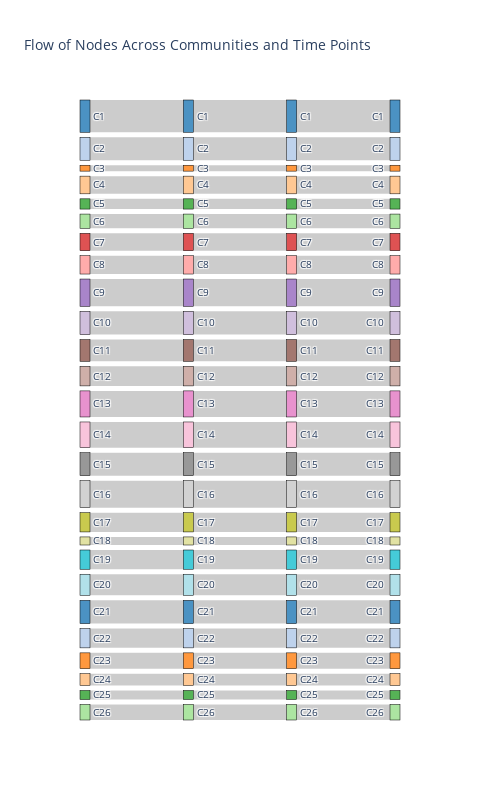

Notebook code for this chart:
### Markdown cell above
## Community structure change sankey

### Code cell
plot_sankey(communities_sorted, n_segments=len(extensions))

### Figure 1 — Plotly figure (JSON) as saved in the notebook; plotly's stock layout.template omitted (floating-point values rounded to 4 significant figures)
{"data": [{"link": {"source": [0, 36, 40, 44, 48, 52, 56, 60, 64, 68, 72, 4, 76, 80, 84, 88, 92, 96, 100, 8, 12, 16, 20, 24, 28, 32, 1, 37, 41, 45, 49, 53, 57, 61, 65, 69, 73, 5, 77, 81, 85, 89, 93, 97, 101, 9, 13, 17, 21, 25, 29, 33, 2, 38, 42, 46, 50, 54, 58, 62, 66, 70, 74, 6, 78, 82, 86, 90, 94, 98, 102, 10, 14, 18, 22, 26, 30, 34], "target": [1, 37, 41, 45, 49, 53, 57, 61, 65, 69, 73, 5, 77, 81, 85, 89, 93, 97, 101, 9, 13, 17, 21, 25, 29, 33, 2, 38, 42, 46, 50, 54, 58, 62, 66, 70, 74, 6, 78, 82, 86, 90, 94, 98, 102, 10, 14, 18, 22, 26, 30, 34, 3, 39, 43, 47, 51, 55, 59, 63, 67, 71, 75, 7, 79, 83, 87, 91, 95, 99, 103, 11, 15, 19, 23, 27, 31, 35], "value": [104, 75, 70, 63, 84, 83, 74, 87, 62, 26, 62, 74, 68, 75, 62, 51, 38, 29, 50, 19, 57, 33, 46, 56, 59, 88, 104, 75, 70, 63, 84, 83, 74, 87, 62, 26, 62, 74, 68, 75, 62, 51, 38, 29, 50, 19, 57, 33, 46, 56, 59, 88, 104, 75, 70, 63, 84, 83, 74, 87, 62, 26, 62, 74, 68, 75, 62, 51, 38, 29, 50, 19, 57, 33, 46, 56, 59, 88]}, "node": {"color": ["rgba(31, 119, 180, 0.8)", "rgba(31, 119, 180, 0.8)", "rgba(31, 119, 180, 0.8)", "rgba(31, 119, 180, 0.8)", "rgba(174, 199, 232, 0.8)", "rgba(174, 199, 232, 0.8)", "rgba(174, 199, 232, 0.8)", "rgba(174, 199, 232, 0.8)", "rgba(255, 127, 14, 0.8)", "rgba(255, 127, 14, 0.8)", "rgba(255, 127, 14, 0.8)", "rgba(255, 127, 14, 0.8)", "rgba(255, 187, 120, 0.8)", "rgba(255, 187, 120, 0.8)", "rgba(255, 187, 120, 0.8)", "rgba(255, 187, 120, 0.8)", "rgba(44, 160, 44, 0.8)", "rgba(44, 160, 44, 0.8)", "rgba(44, 160, 44, 0.8)", "rgba(44, 160, 44, 0.8)", "rgba(152, 223, 138, 0.8)", "rgba(152, 223, 138, 0.8)", "rgba(152, 223, 138, 0.8)", "rgba(152, 223, 138, 0.8)", "rgba(214, 39, 40, 0.8)", "rgba(214, 39, 40, 0.8)", "rgba(214, 39, 40, 0.8)", "rgba(214, 39, 40, 0.8)", "rgba(255, 152, 150, 0.8)", "rgba(255, 152, 150, 0.8)", "rgba(255, 152, 150, 0.8)", "rgba(255, 152, 150, 0.8)", "rgba(148, 103, 189, 0.8)", "rgba(148, 103, 189, 0.8)", "rgba(148, 103, 189, 0.8)", "rgba(148, 103, 189, 0.8)", "rgba(197, 176, 213, 0.8)", "rgba(197, 176, 213, 0.8)", "rgba(197, 176, 213, 0.8)", "rgba(197, 176, 213, 0.8)", "rgba(140, 86, 75, 0.8)", "rgba(140, 86, 75, 0.8)", "rgba(140, 86, 75, 0.8)", "rgba(140, 86, 75, 0.8)", "rgba(196, 156, 148, 0.8)", "rgba(196, 156, 148, 0.8)", "rgba(196, 156, 148, 0.8)", "rgba(196, 156, 148, 0.8)", "rgba(227, 119, 194, 0.8)", "rgba(227, 119, 194, 0.8)", "rgba(227, 119, 194, 0.8)", "rgba(227, 119, 194, 0.8)", "rgba(247, 182, 210, 0.8)", "rgba(247, 182, 210, 0.8)", "rgba(247, 182, 210, 0.8)", "rgba(247, 182, 210, 0.8)", "rgba(127, 127, 127, 0.8)", "rgba(127, 127, 127, 0.8)", "rgba(127, 127, 127, 0.8)", "rgba(127, 127, 127, 0.8)", "rgba(199, 199, 199, 0.8)", "rgba(199, 199, 199, 0.8)", "rgba(199, 199, 199, 0.8)", "rgba(199, 199, 199, 0.8)", "rgba(188, 189, 34, 0.8)", "rgba(188, 189, 34, 0.8)", "rgba(188, 189, 34, 0.8)", "rgba(188, 189, 34, 0.8)", "rgba(219, 219, 141, 0.8)", "rgba(219, 219, 141, 0.8)", "rgba(219, 219, 141, 0.8)", "rgba(219, 219, 141, 0.8)", "rgba(23, 190, 207, 0.8)", "rgba(23, 190, 207, 0.8)", "rgba(23, 190, 207, 0.8)", "rgba(23, 190, 207, 0.8)", "rgba(158, 218, 229, 0.8)", "rgba(158, 218, 229, 0.8)", "rgba(158, 218, 229, 0.8)", "rgba(158, 218, 229, 0.8)", "rgba(31, 119, 180, 0.8)", "rgba(31, 119, 180, 0.8)", "rgba(31, 119, 180, 0.8)", "rgba(31, 119, 180, 0.8)", "rgba(174, 199, 232, 0.8)", "rgba(174, 199, 232, 0.8)", "rgba(174, 199, 232, 0.8)", "rgba(174, 199, 232, 0.8)", "rgba(255, 127, 14, 0.8)", "rgba(255, 127, 14, 0.8)", "rgba(255, 127, 14, 0.8)", "rgba(255, 127, 14, 0.8)", "rgba(255, 187, 120, 0.8)", "rgba(255, 187, 120, 0.8)", "rgba(255, 187, 120, 0.8)", "rgba(255, 187, 120, 0.8)", "rgba(44, 160, 44, 0.8)", "rgba(44, 160, 44, 0.8)", "rgba(44, 160, 44, 0.8)", "rgba(44, 160, 44, 0.8)", "rgba(152, 223, 138, 0.8)", "rgba(152, 223, 138, 0.8)", "rgba(152, 223, 138, 0.8)", "rgba(152, 223, 138, 0.8)"], "label": ["C1 ", "C1 ", "C1 ", "C1 ", "C2 ", "C2 ", "C2 ", "C2 ", "C3 ", "C3 ", "C3 ", "C3 ", "C4 ", "C4 ", "C4 ", "C4 ", "C5 ", "C5 ", "C5 ", "C5 ", "C6 ", "C6 ", "C6 ", "C6 ", "C7 ", "C7 ", "C7 ", "C7 ", "C8 ", "C8 ", "C8 ", "C8 ", "C9 ", "C9 ", "C9 ", "C9 ", "C10 ", "C10 ", "C10 ", "C10 ", "C11 ", "C11 ", "C11 ", "C11 ", "C12 ", "C12 ", "C12 ", "C12 ", "C13 ", "C13 ", "C13 ", "C13 ", "C14 ", "C14 ", "C14 ", "C14 ", "C15 ", "C15 ", "C15 ", "C15 ", "C16 ", "C16 ", "C16 ", "C16 ", "C17 ", "C17 ", "C17 ", "C17 ", "C18 ", "C18 ", "C18 ", "C18 ", "C19 ", "C19 ", "C19 ", "C19 ", "C20 ", "C20 ", "C20 ", "C20 ", "C21 ", "C21 ", "C21 ", "C21 ", "C22 ", "C22 ", "C22 ", "C22 ", "C23 ", "C23 ", "C23 ", "C23 ", "C24 ", "C24 ", "C24 ", "C24 ", "C25 ", "C25 ", "C25 ", "C25 ", "C26 ", "C26 ", "C26 ", "C26 "], "line": {"color": "black", "width": 0.5}, "pad": 5, "thickness": 10, "x": [0, 0.25, 0.5, 0.75, 0, 0.25, 0.5, 0.75, 0, 0.25, 0.5, 0.75, 0, 0.25, 0.5, 0.75, 0, 0.25, 0.5, 0.75, 0, 0.25, 0.5, 0.75, 0, 0.25, 0.5, 0.75, 0, 0.25, 0.5, 0.75, 0, 0.25, 0.5, 0.75, 0, 0.25, 0.5, 0.75, 0, 0.25, 0.5, 0.75, 0, 0.25, 0.5, 0.75, 0, 0.25, 0.5, 0.75, 0, 0.25, 0.5, 0.75, 0, 0.25, 0.5, 0.75, 0, 0.25, 0.5, 0.75, 0, 0.25, 0.5, 0.75, 0, 0.25, 0.5, 0.75, 0, 0.25, 0.5, 0.75, 0, 0.25, 0.5, 0.75, 0, 0.25, 0.5, 0.75, 0, 0.25, 0.5, 0.75, 0, 0.25, 0.5, 0.75, 0, 0.25, 0.5, 0.75, 0, 0.25, 0.5, 0.75, 0, 0.25, 0.5, 0.75]}, "type": "sankey"}], "layout": {"font": {"size": 10}, "height": 800, "title": {"text": "Flow of Nodes Across Communities and Time Points"}, "width": 480}}
